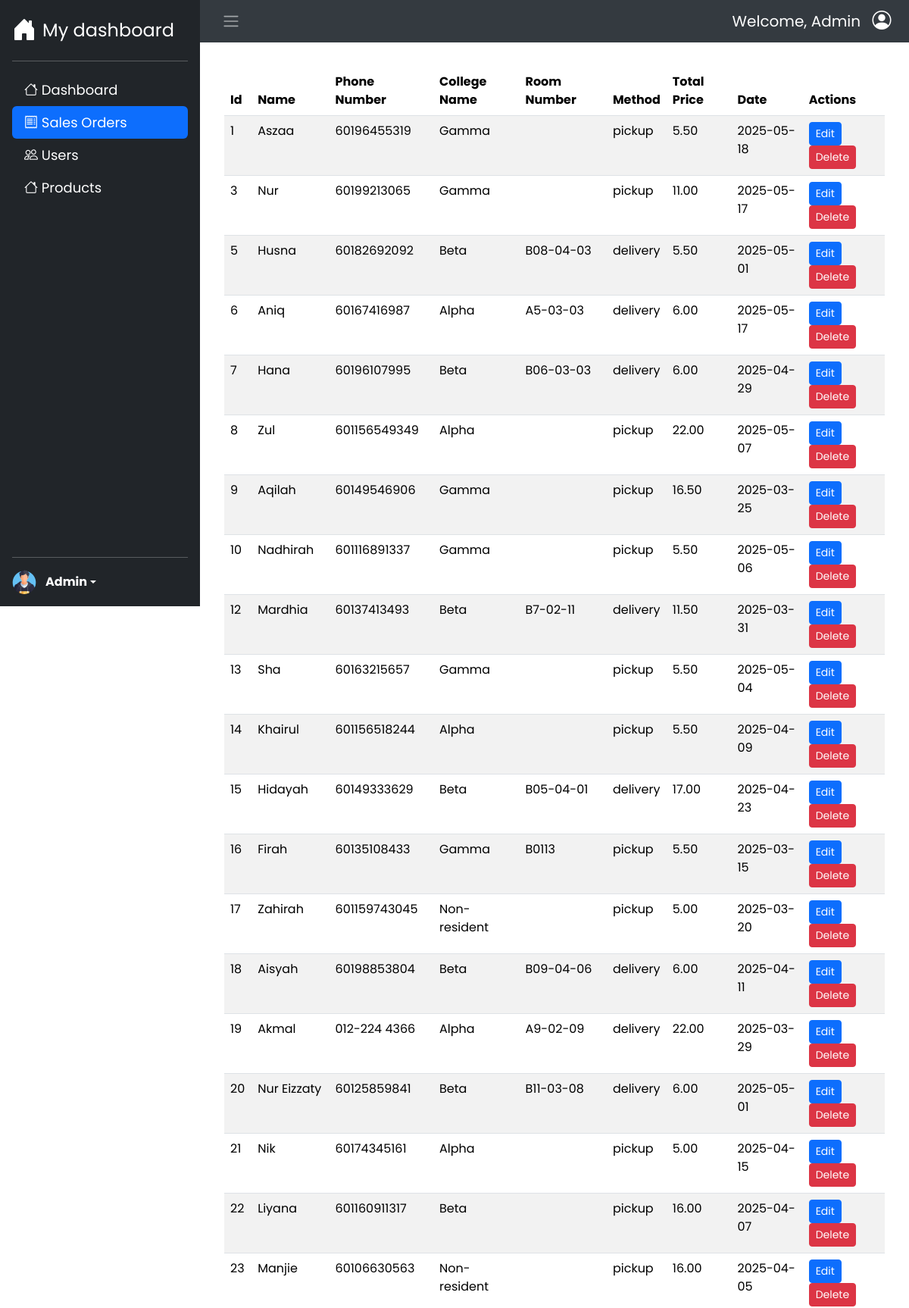
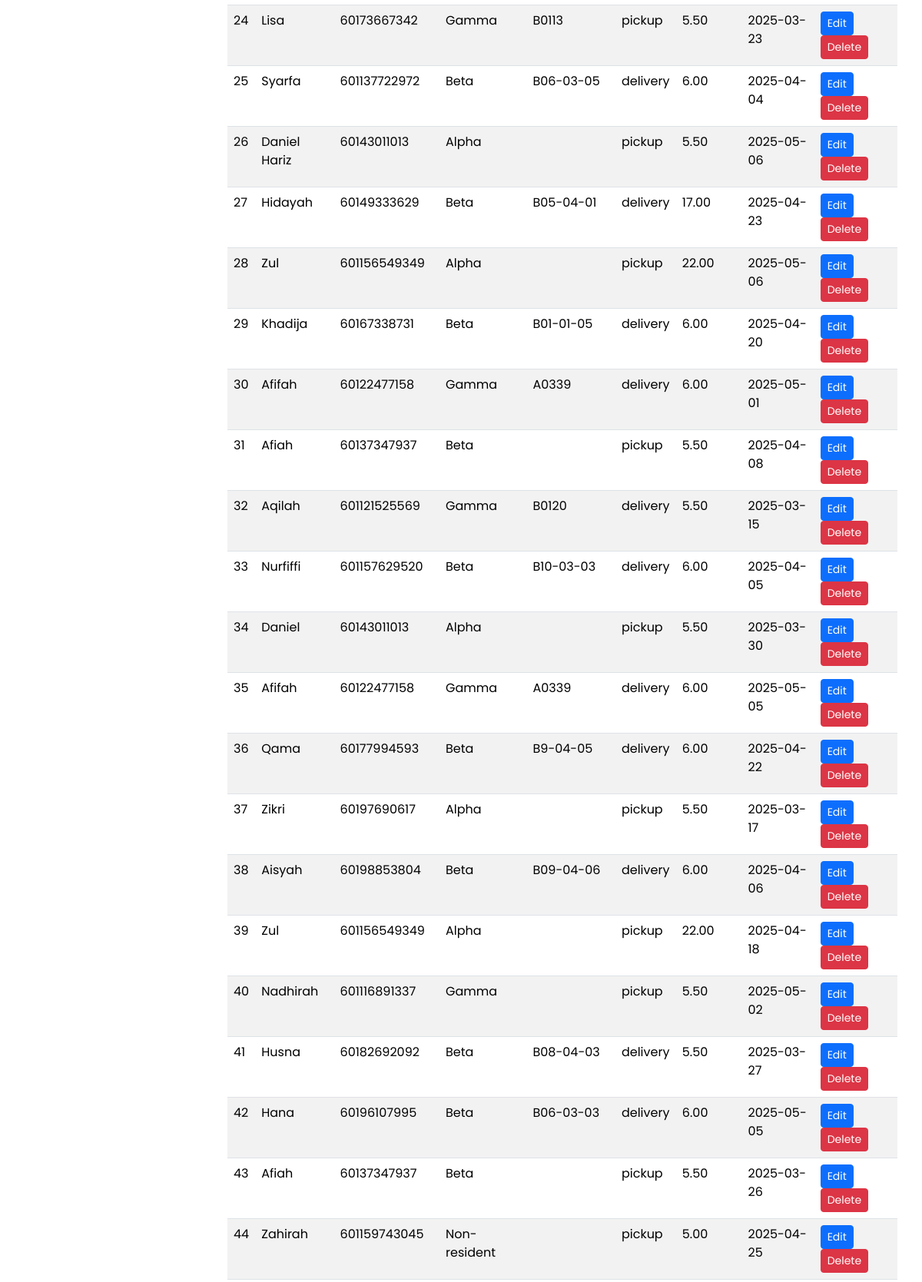
The page /pages/admin_page/sales-orders.php (signed in, upper part) on the database its author committed (2 pictures, top to bottom).
### tables this page shows
CREATE TABLE `orders` (
  `id` int(11) NOT NULL,
  `name` varchar(255) NOT NULL,
  `phoneNum` varchar(255) NOT NULL,
  `collegeName` varchar(255) NOT NULL,
  `roomNum` varchar(255) DEFAULT NULL,
  `method` enum('delivery','pickup') NOT NULL,
  `totalPrice` decimal(10,2) NOT NULL,
  `orderDate` date NOT NULL
);

### pages/admin_page/sales-orders.php (the view, shortened to what this page needs)
<!DOCTYPE html>
<html lang="en">
<head>
    <link href="https://cdn.jsdelivr.net/npm/bootstrap@5.3.5/dist/css/bootstrap.min.css" rel="stylesheet">
    <link rel="stylesheet" href="https://cdn.jsdelivr.net/npm/bootstrap-icons@1.11.3/font/bootstrap-icons.min.css">
    <link rel="stylesheet" href="https://cdn.datatables.net/2.3.0/css/dataTables.bootstrap5.css">
    <link rel="stylesheet" href="../../assets/css/style.css">
</head>
<body>
    <div class="d-flex">
        <div class="sidebar d-flex flex-column flex-shrink p-3 text-white bg-dark">
            <div id="brand">
                <a href="dashboard.php" class="d-flex align-items-center mb-3 mb-md-0 me-md-auto text-white text-decoration-none">
                <i class="bi bi-house-door-fill fs-2 me-2"></i>
                <span class="fs-4">My dashboard</span>
                </a>
            </div>
            <hr>
            <ul class="nav nav-pills flex-column mb-auto" id="sidebar-nav">
                <li class="nav-item">
                    <a href="dashboard.php" class="nav-link">
                        <i class="bi bi-house"></i>
                        Dashboard
                    </a>
                </li>
                <li class="nav-item">
                    <a href="sales-orders.php" class="nav-link active">
                        <i class="bi bi-receipt"></i>
                        Sales Orders
                    </a>
                </li>
                <li class="nav-item">
                    <a href="users.php" class="nav-link">
                        <i class="bi bi-people"></i>
                        Users
                    </a>
                </li>
                <li class="nav-item">
                    <a href="products.php" class="nav-link">
                        <i class="bi bi-house"></i>
                        Products
                    </a>
                </li>
            </ul>
            <hr>
            <div class="dropdown d-flex flex-col">
                <img src="../../assets/img/default-profile-pic.png" alt="" width="32" height="32" class="rounded-circle me-2">
                <div class="p-1">
                    <a href="#" class="d-flex align-items-center text-white text-decoration-none dropdown-toggle rounded" id="dropdownUser1" data-bs-toggle="dropdown" aria-expanded="false">
                        <strong><?= $_SESSION['name']; ?></strong>
                    </a>
                </div>
            </div>
        </div>
        <div class="main-content">
            <nav class="navbar navbar-dark navbar-expand px-3" style="background-color: #343a40;">
                <button class="btn" id="sidebar-toggle" type="button">
                    <span class="navbar-toggler-icon"></span>
                </button>
                <div class="navbar-items d-flex ms-auto align-items-center">
                    <p id="welcome" class="me-2">Welcome, <?= $_SESSION['name'] ?></p>
                    <a id="navbar-profile" class="d-flex align-items-center justify-content-center" href="profile.php">
                        <i class="bi bi-person-circle text-white"></i>
                    </a>
                </div>
            </nav>
            <div class="content container-fluid p-3">
                <div class="p-3">
                    <table id="ordersTable" class="table table-striped">
                        <thead>
                            <tr>
                                <th>Id</th>
                                <th>Name</th>
                                <th>Phone Number</th>
                                <th>College Name</th>
                                <th>Room Number</th>
                                <th>Method</th>
                                <th>Total Price</th>
                                <th>Date</th>
                                <th>Actions</th>
                            </tr>
                        </thead>
                        <tbody>
                        <?php
                            include('../../config/connectdb.php');
                            $sql = "SELECT * FROM orders";
                            $result = $conn->query($sql);
                            if ($result->num_rows > 0) {
                                while ($row = $result->fetch_assoc()) {
                                    echo "  <tr>
                                                <td>" . htmlspecialchars($row['id']) . "</td>
                                                <td>" . htmlspecialchars($row['name']) . "</td>
                                                <td>" . htmlspecialchars($row['phoneNum']) . "</td>
                                                <td>" . htmlspecialchars($row['collegeName']) . "</td>
                                                <td>" . htmlspecialchars($row['roomNum']) . "</td>
                                                <td>" . htmlspecialchars($row['method']) . "</td>
                                                <td>" . htmlspecialchars($row['totalPrice']) . "</td>
                                                <td>" . htmlspecialchars($row['orderDate']) . "</td>
                                                <td>
                                                    <a href='#'
                                                    class='btn btn-sm btn-primary edit-btn'
                                                    data-id='" . $row['id'] . "'
                                                    data-bs-toggle='modal'
                                                    data-bs-target='#editModal'>
                                                    Edit
                                                    </a>
                                                    <button
                                                        class='btn btn-sm btn-danger delete-btn'
                                                        data-id=" . $row['id'] . ">
                                                        Delete
                                                    </button>
                                                </td>
                                            </tr>";
                                }
                            }
                            else {
                                echo "<div class='alert alert-warning'>No data found.</div>";
                            }
                        ?>
                        </tbody>
                    </table>
                </div>
            </div>
        </div>
    </div>
</body>
</html>

### assets/css/style.css (style rules this page uses)
* { margin: 0; padding: 0; box-sizing: border-box; }
body { font-family: 'Poppins', sans-serif; min-height: 100vh; }
#sidebar-nav .nav-link { color: white !important; }
.sidebar { position: fixed; max-width: 264px; min-width: 264px; min-height: 100vh; background-color: #05004a; transition: all 0.35s ease-in-out; }
.nav-link { font-size: 18px; }
.main-content { width: 100%; margin-left: 264px; transition: all 0.35s ease-in-out; }
.navbar-expand { margin-left: auto; }
.navbar-items i { font-size: 25px; }
#navbar-profile { display: flex; align-items: center; justify-content: center; width: 40px; height: 40px; border-radius: 50%; text-decoration: none; }
#welcome { display: flex; align-items: center; color:white; margin-bottom: 0; font-size: 20px; cursor: default; }

### rows shown on the page
orders: id "1", name "Aszaa", phoneNum "60196455319", collegeName "Gamma", method "pickup", totalPrice "5.50", orderDate "2025-05-18"
orders: id "3", name "Nur", phoneNum "60199213065", collegeName "Gamma", method "pickup", totalPrice "11.00", orderDate "2025-05-17"
orders: id "5", name "Husna", phoneNum "60182692092", collegeName "Beta", roomNum "B08-04-03", method "delivery", totalPrice "5.50", orderDate "2025-05-01"
orders: id "6", name "Aniq", phoneNum "60167416987", collegeName "Alpha", roomNum "A5-03-03", method "delivery", totalPrice "6.00", orderDate "2025-05-17"
orders: id "7", name "Hana", phoneNum "60196107995", collegeName "Beta", roomNum "B06-03-03", method "delivery", totalPrice "6.00", orderDate "2025-04-29"
orders: id "8", name "Zul", phoneNum "601156549349", collegeName "Alpha", method "pickup", totalPrice "22.00", orderDate "2025-05-07"
orders: id "9", name "Aqilah", phoneNum "60149546906", collegeName "Gamma", method "pickup", totalPrice "16.50", orderDate "2025-03-25"
orders: id "10", name "Nadhirah", phoneNum "601116891337", collegeName "Gamma", method "pickup", totalPrice "5.50", orderDate "2025-05-06"
orders: id "12", name "Mardhia", phoneNum "60137413493", collegeName "Beta", roomNum "B7-02-11", method "delivery", totalPrice "11.50", orderDate "2025-03-31"
orders: id "13", name "Sha", phoneNum "60163215657", collegeName "Gamma", method "pickup", totalPrice "5.50", orderDate "2025-05-04"
orders: id "14", name "Khairul", phoneNum "601156518244", collegeName "Alpha", method "pickup", totalPrice "5.50", orderDate "2025-04-09"
orders: id "15", name "Hidayah", phoneNum "60149333629", collegeName "Beta", roomNum "B05-04-01", method "delivery", totalPrice "17.00", orderDate "2025-04-23"
orders: id "16", name "Firah", phoneNum "60135108433", collegeName "Gamma", roomNum "B0113", method "pickup", totalPrice "5.50", orderDate "2025-03-15"
orders: id "17", name "Zahirah", phoneNum "601159743045", collegeName "Non-resident", method "pickup", totalPrice "5.00", orderDate "2025-03-20"
orders: id "18", name "Aisyah", phoneNum "60198853804", collegeName "Beta", roomNum "B09-04-06", method "delivery", totalPrice "6.00", orderDate "2025-04-11"
orders: id "19", name "Akmal", phoneNum "012-224 4366", collegeName "Alpha", roomNum "A9-02-09", method "delivery", totalPrice "22.00", orderDate "2025-03-29"
orders: id "20", name "Nur Eizzaty", phoneNum "60125859841", collegeName "Beta", roomNum "B11-03-08", method "delivery", totalPrice "6.00", orderDate "2025-05-01"
orders: id "21", name "Nik", phoneNum "60174345161", collegeName "Alpha", method "pickup", totalPrice "5.00", orderDate "2025-04-15"
orders: id "22", name "Liyana", phoneNum "601160911317", collegeName "Beta", method "pickup", totalPrice "16.00", orderDate "2025-04-07"
orders: id "23", name "Manjie", phoneNum "60106630563", collegeName "Non-resident", method "pickup", totalPrice "16.00", orderDate "2025-04-05"
orders: id "24", name "Lisa", phoneNum "60173667342", collegeName "Gamma", roomNum "B0113", method "pickup", totalPrice "5.50", orderDate "2025-03-23"
orders: id "25", name "Syarfa", phoneNum "601137722972", collegeName "Beta", roomNum "B06-03-05", method "delivery", totalPrice "6.00", orderDate "2025-04-04"
orders: id "26", name "Daniel Hariz", phoneNum "60143011013", collegeName "Alpha", method "pickup", totalPrice "5.50", orderDate "2025-05-06"
orders: id "27", name "Hidayah", phoneNum "60149333629", collegeName "Beta", roomNum "B05-04-01", method "delivery", totalPrice "17.00", orderDate "2025-04-23"
orders: id "28", name "Zul", phoneNum "601156549349", collegeName "Alpha", method "pickup", totalPrice "22.00", orderDate "2025-05-06"
orders: id "29", name "Khadija", phoneNum "60167338731", collegeName "Beta", roomNum "B01-01-05", method "delivery", totalPrice "6.00", orderDate "2025-04-20"
orders: id "30", name "Afifah", phoneNum "60122477158", collegeName "Gamma", roomNum "A0339", method "delivery", totalPrice "6.00", orderDate "2025-05-01"
orders: id "31", name "Afiah", phoneNum "60137347937", collegeName "Beta", method "pickup", totalPrice "5.50", orderDate "2025-04-08"
orders: id "32", name "Aqilah", phoneNum "601121525569", collegeName "Gamma", roomNum "B0120", method "delivery", totalPrice "5.50", orderDate "2025-03-15"
orders: id "33", name "Nurfiffi", phoneNum "601157629520", collegeName "Beta", roomNum "B10-03-03", method "delivery", totalPrice "6.00", orderDate "2025-04-05"
orders: id "34", name "Daniel", phoneNum "60143011013", collegeName "Alpha", method "pickup", totalPrice "5.50", orderDate "2025-03-30"
orders: id "35", name "Afifah", phoneNum "60122477158", collegeName "Gamma", roomNum "A0339", method "delivery", totalPrice "6.00", orderDate "2025-05-05"
orders: id "36", name "Qama", phoneNum "60177994593", collegeName "Beta", roomNum "B9-04-05", method "delivery", totalPrice "6.00", orderDate "2025-04-22"
orders: id "37", name "Zikri", phoneNum "60197690617", collegeName "Alpha", method "pickup", totalPrice "5.50", orderDate "2025-03-17"
orders: id "38", name "Aisyah", phoneNum "60198853804", collegeName "Beta", roomNum "B09-04-06", method "delivery", totalPrice "6.00", orderDate "2025-04-06"
orders: id "39", name "Zul", phoneNum "601156549349", collegeName "Alpha", method "pickup", totalPrice "22.00", orderDate "2025-04-18"
orders: id "40", name "Nadhirah", phoneNum "601116891337", collegeName "Gamma", method "pickup", totalPrice "5.50", orderDate "2025-05-02"
orders: id "41", name "Husna", phoneNum "60182692092", collegeName "Beta", roomNum "B08-04-03", method "delivery", totalPrice "5.50", orderDate "2025-03-27"
orders: id "42", name "Hana", phoneNum "60196107995", collegeName "Beta", roomNum "B06-03-03", method "delivery", totalPrice "6.00", orderDate "2025-05-05"
orders: id "43", name "Afiah", phoneNum "60137347937", collegeName "Beta", method "pickup", totalPrice "5.50", orderDate "2025-03-26"
orders: id "44", name "Zahirah", phoneNum "601159743045", collegeName "Non-resident", method "pickup", totalPrice "5.00", orderDate "2025-04-25"

### other values the page prints
$_SESSION['name'] "Admin"
